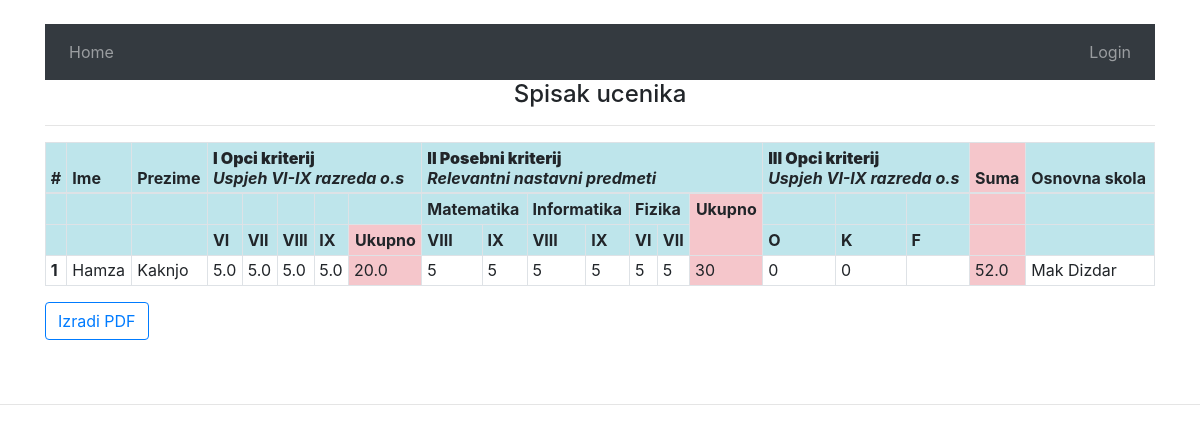
The app's page /tscze/smjer/1 with its own data.
### tehnicka/models.py (models this page shows, shortened)
class Kljucni_Predmeti(models.Model):
    naziv_pr=models.CharField(max_length=40)
    smjer=models.ManyToManyField(Smjer)

class Ucenik(models.Model):
    ime=models.CharField(max_length=60)
    prezime=models.CharField(max_length=60)
    godina_upisa=models.IntegerField(default=current_year)
    smjer=models.ManyToManyField(Smjer)
    skola_id=models.ForeignKey(Skola, on_delete=models.CASCADE )
    ukupno_bodova=models.FloatField(default='0')
    class Meta:
        verbose_name_plural = "Učenici"

class Skola(models.Model):
    ime_skole=models.CharField(max_length=60)
    class Meta:
        verbose_name_plural='Skole'

### tehnicka/views.py (the view)
# urls.py: path("smjer/<int:smjer_id>", views.index, name='index'),
def index(request,smjer_id):
    message=''
    if request.session.get('message'):
        message='Korisnik obrisan!'
        del request.session['message']
    return racunajStatistiku(request, smjer_id, message)

### tehnicka/templates/tehnicka/index.html (shortened to what this page needs)
{% extends "tehnicka/base.html" %}
{% block body %}
  <div class="container">
    <h4 style="text-align:center">  Spisak ucenika {{ br1  }} {{br2}}</h4>
    <hr>
      <div class="table-responsive" id="tbl_svi_ucenici">
        <table class="table table-sm table-hover table-bordered">
          <thead>
            <tr>
              <th  class="table-info" scope="col" rowspan="2">#</th>
              <th  class="table-info" scope="col" rowspan="3">Ime</th>
              <th  class="table-info" scope="col" rowspan="3">Prezime</th>
              <th  class="table-info" scope="col" rowspan="3" colspan="5" ><strong>I Opci kriterij </strong>
              <br> <em> Uspjeh VI-IX razreda o.s </em></th>
              <th  class="table-info" scope="col" rowspan="3" colspan="7" ><strong> II Posebni kriterij</strong>
              <br> <em> Relevantni nastavni predmeti </em></th>
              <th  class="table-info" scope="col" rowspan="3" colspan="3" ><strong>III Opci kriterij</strong>
              <br> <em> Uspjeh VI-IX razreda o.s</em></th>
              <th  class="table-danger" scope="col" rowspan="3"colspan="1">Suma</th>
              <th  class="table-info" scope="col" rowspan="3">Osnovna skola</th>
            </tr>
          </thead>
          <tbody>
            <tr>
              <th class="table-info" scope="col" rowspan="1"></th>
              <th class="table-info" scope="col" rowspan="1"></th>
              <th class="table-info" scope="col" rowspan="1"></th>
              <th class="table-info" scope="col" rowspan="1"></th>
              <th class="table-info" scope="col" rowspan="1"></th>
              <th class="table-info" scope="col" rowspan="1"></th>
              <th class="table-info" scope="col" rowspan="1"></th>
              <th class="table-info" scope="col" rowspan="1"></th>
            {% for predmet in kljucni_predmeti %}
              <th  class="table-info" scope="col" rowspan="1" colspan="2" >{{ predmet.naziv_pr }}</th>
                {% endfor %}
              <th  class="table-danger" scope="col" rowspan="2" colspan="1"> <center> Ukupno </center>  </th>
              <th class="table-info" scope="col" rowspan="1"></th>
              <th class="table-info" scope="col" rowspan="1"></th>
              <th class="table-info" scope="col" rowspan="1"></th>
              <th class="table-danger" scope="col" rowspan="1"></th>
              <th class="table-info" scope="col" rowspan="1"></th>
            </tr>
            <tr>
              <th class="table-info" scope="col" rowspan="1"></th>
              <th class="table-info" scope="col" rowspan="1"></th>
              <th class="table-info" scope="col" rowspan="1"></th>
              <th class="table-info" scope="col" rowspan="1"> VI </th>
              <th class="table-info" scope="col" rowspan="1"> VII </th>
              <th class="table-info" scope="col" rowspan="1"> VIII </th>
              <th class="table-info" scope="col" rowspan="1"> IX </th>
              <th class="table-danger" scope="col" rowspan="1"> <center> Ukupno </center> </th>
              <th class="table-info" scope="col" rowspan="1"> VIII </th>
              <th class="table-info" scope="col" rowspan="1"> IX </th>
              <th class="table-info" scope="col" rowspan="1"> VIII </th>
              <th class="table-info" scope="col" rowspan="1"> IX </th>
              <th class="table-info" scope="col" rowspan="1"> VI </th>
              <th class="table-info" scope="col" rowspan="1"> VII </th>
              <th class="table-info" scope="col" rowspan="1">O</th>
              <th class="table-info" scope="col" rowspan="1">K</th>
              <th class="table-info" scope="col" rowspan="1">F</th>
              <th class="table-danger" scope="col" rowspan="1"></th>
              <th class="table-info" scope="col" rowspan="1"></th>
            </tr>
            <tr>
              {% for ucenik in ucenici %}
              <tr>
                <th scope="row">{{ forloop.counter }}</th>
                <td>{{ ucenik.ime }}</td>
                <td>{{ ucenik.prezime }}</td>
                {% for key, value in prosjek_6.items %}
                  {% if key == ucenik.id %}
                  <td>{{ value }}</td>
                  {% endif %}
                {% endfor%}
                {% for key, value in prosjek_7.items %}
                  {% if key == ucenik.id %}
                  <td>{{ value }}</td>
                  {% endif %}
                {% endfor%}
                {% for key, value in prosjek_8.items %}
                  {% if key == ucenik.id %}
                  <td>{{ value }}</td>
                  {% endif %}
                {% endfor%}
                {% for key, value in prosjek_9.items %}
                  {% if key == ucenik.id %}
                  <td>{{ value }}</td>
                  {% endif %}
                {% endfor%}
                {% for key, value in prosjek_ukupno.items %}
                  {% if key == ucenik.id %}
                  <td class="table-danger">{{ value }}</td>
                  {% endif %}
                {% endfor%}
                {% for key, value in posebni_predmet_1_ocjena_razred8.items %}
                  {% if key == ucenik.id %}
                  <td>{{ value }}</td>
                  {% endif %}
                {% endfor%}
                {% for key, value in posebni_predmet_1_ocjena_razred9.items %}
                  {% if key == ucenik.id %}
                  <td>{{ value }}</td>
                  {% endif %}
                {% endfor%}
                {% for key, value in posebni_predmet_2_ocjena_razred8.items %}
                  {% if key == ucenik.id %}
                  <td>{{ value }}</td>
                  {% endif %}
                {% endfor%}
                {% for key, value in posebni_predmet_2_ocjena_razred9.items %}
                  {% if key == ucenik.id %}
                  <td>{{ value }}</td>
                  {% endif %}
                {% endfor%}
                {% for key, value in posebni_predmet_3_ocjena_razred6.items %}
                  {% if key == ucenik.id %}
                  <td>{{ value }}</td>
                  {% endif %}
                {% endfor%}
                {% for key, value in posebni_predmet_3_ocjena_razred7.items %}
                  {% if key == ucenik.id %}
                  <td>{{ value }}</td>
                  {% endif %}
                {% endfor%}
                {% for key, value in posebni_predmet_ukupno.items %}
                  {% if key == ucenik.id %}
                  <td class="table-danger">{{ value }}</td>
                  {% endif %}
                {% endfor%}
                {% for key, value in priznanje_opcinsko.items %}
                  {% if key == ucenik.id %}
                  <td>{{ value }}</td>
                  {% endif %}
                {% endfor%}
                {% for key, value in  priznanje_federalno.items %}
                  {% if key == ucenik.id %}
                  <td>{{ value }}</td>
                  {% endif %}
                {% endfor%}
                  <td>
                {% for key, value in  ukupno.items %}
                  {% if key == ucenik.id %}
                  <td class="table-danger" >{{ value }}</td>
                  {% endif %}
                {% endfor%}
                <td>{{ ucenik.skola_id.ime_skole }}</td>
              </tr>
              {% endfor%}
          </tbody>
        </table>
         <button type="button" class="btn btn-outline-primary "><a href="{% url 'tehnicka:get_pdf' smjer.id %}"<span>Izradi PDF</span></a></button>
      </div>
    </div>
    <br>
    <br>
    <hr>
{% endblock %}

### records on screen
Kljucni_Predmeti: naziv_pr "Matematika"
Kljucni_Predmeti: naziv_pr "Informatika"
Kljucni_Predmeti: naziv_pr "Fizika"
Ucenik: ime "Hamza", prezime "Kaknjo", prosjek_6 "5.0", prosjek_7 "5.0", prosjek_8 "5.0", prosjek_9 "5.0", prosjek_ukupno "20.0", posebni_predmet_1_ocjena_razred8 "5", posebni_predmet_1_ocjena_razred9 "5", posebni_predmet_2_ocjena_razred8 "5", posebni_predmet_2_ocjena_razred9 "5", posebni_predmet_3_ocjena_razred6 "5", posebni_predmet_3_ocjena_razred7 "5", posebni_predmet_ukupno "30", priznanje_opcinsko "0", priznanje_federalno "0", ukupno "52.0", skola_id.ime_skole "Mak Dizdar"
